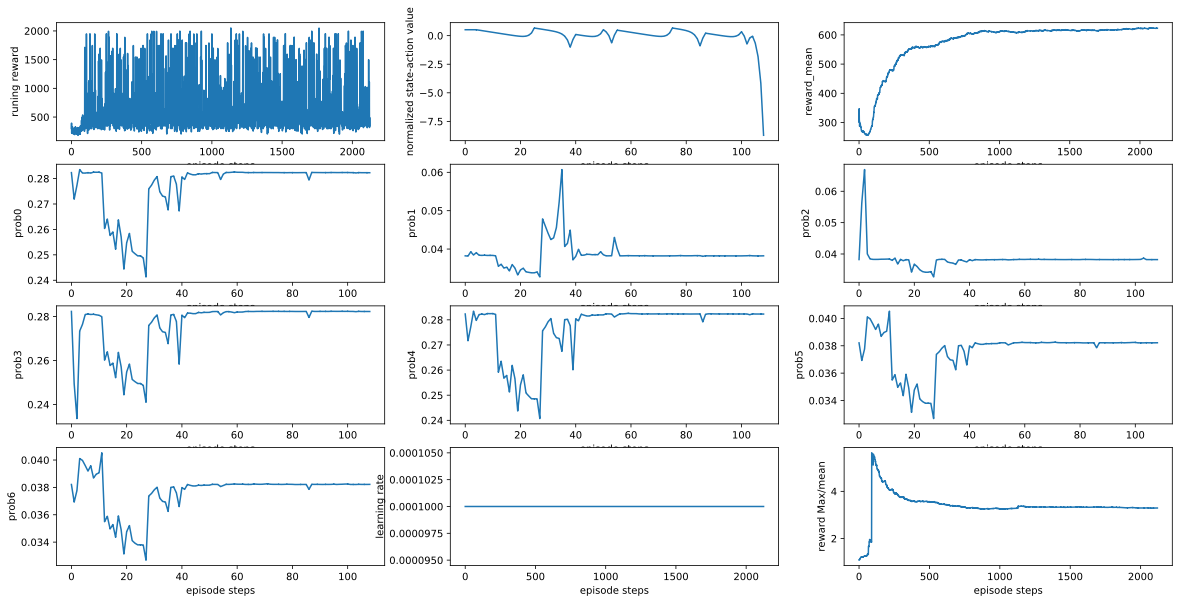

Generate this figure with Python:
#!/usr/bin/env python3
# -*- coding: utf-8 -*-
"""
Created on Thu Mar  7 21:10:19 2019

@author: spikezz
"""


import tensorflow as tf
import sys, pygame, math
import player,maps,tracks,camera,traffic_cone , path
import canvas as cv
import calculation as cal
import numpy as np
import matplotlib.pyplot as plt
import os
import shutil
from loader import load_image
from pygame.locals import *
from tensorflow.python import pywrap_tensorflow

np.random.seed(1)
tf.set_random_seed(1)



#initial stuff
pygame.init()
screen = pygame.display.set_mode((1360,768),0)
pygame.display.set_caption('Karat Simulation')
font = pygame.font.Font(None, 40)
#initial stuff

##black background for render when car is out of map 
background = pygame.Surface(screen.get_size())
background = background.convert_alpha()
background.fill((1, 1, 1))
##black background for render when car is out of map 

##the transparent canvas for drawing the necessary geometric relationship.The Zero point is at (cam.x,cam.y)
canvas = pygame.Surface(screen.get_size(),SRCALPHA ,32)
canvas = canvas.convert_alpha()
canvas.set_alpha(0)
##the transparent canvas for drawing the necessary geometric relationship.The Zero point is at (cam.x,cam.y)

#testcode for shell
#CENTER_X = 800
#CENTER_Y = 450

##find the center of screen
CENTER_X =  float(pygame.display.Info().current_w /2)
CENTER_Y =  float(pygame.display.Info().current_h /2)
CENTER=(CENTER_X,CENTER_Y)
##find the center of screen

##constant of path
half_path_wide=80
##constant of path

##create some objects
clock = pygame.time.Clock()
car = player.Player()
cam = camera.Camera()
##create some objects

##create the spriteGroup contains objects
list_cone_yellow=[]
list_cone_blue=[]
list_path_point=[]
map_s= pygame.sprite.Group()
player_s= pygame.sprite.Group()
tracks_s= pygame.sprite.Group()
cone_s  = pygame.sprite.Group()
path_s  = pygame.sprite.Group()
cone_h  = pygame.sprite.Group()
##create the spriteGroup contains objects

##tracks  initalize. tracks are points left  while driving
tracks.initialize()
cam.set_pos(car.x, car.y)
##tracks  initalize. tracks are points left  while driving

##add objects
#car
player_s.add(car)
#car
#cone
coneb=traffic_cone.cone(CENTER[0],CENTER[1]-half_path_wide,-1,car.x,car.y)
coney=traffic_cone.cone(CENTER[0],CENTER[1]+half_path_wide,1,car.x,car.y)
#coneback=traffic_cone.cone(CENTER[0]+half_path_wide/2,CENTER[1],-1,car.x,car.y)
coneback=None
cone_s.add(coneb)
cone_s.add(coney)
#cone_h.add(coneback)
list_cone_blue.append(coneb)
list_cone_yellow.append(coney)
#cone
#middle point
startpoint=path.path(CENTER[0],CENTER[1],car.x,car.y)
path_s.add(startpoint)
list_path_point.append(startpoint)
#middle point
##add objects

##set orientation
car.set_start_direction(90)
#the turning angle of the wheel 
angle=0
#the turning angle of the wheel  
#saved angle
angle_old=0
#saved angle
##set orientation

###initial Model of the car
##specification of the car
half_Max_angle=45
half_middle_axis_length=20
half_horizontal_axis_length=17
radius_of_wheel=10
el_length=500
##specification of the car
##action relevant
turing_speed=1.0
##action relevant
model=cv.initialize_model(CENTER,half_middle_axis_length,half_horizontal_axis_length,radius_of_wheel,el_length)
###initial Model of the car

##count/COUNT_FREQUENZ is the real time
episode_time=60
#every loop +1 for timer
count=0
#every loop +1 for timer
#FPS Frame(loop times) per second
COUNT_FREQUENZ=500
#FPS Frame(loop times) per second
#switch for timer
start_timer=False
#switch for timer
##count/COUNT_FREQUENZ is the real time

##map picture size
FULL_TILE = 1000
##map picture size

##offset of the start position of the car
xc0=car.x
yc0=car.y
##offset of the start position of the car

##the old (initial) position for speed measurements
x_old=car.x
y_old=car.y
##the old (initial) position for speed measurements

##read the maps and draw
for tile_num in range (0, len(maps.map_tile)):

    #add submap idx to array
    maps.map_files.append(load_image(maps.map_tile[tile_num],False))
    #add submap idx to array
    
for x in range (0,7):
    
    for y in range (0, 20):
        
        #add submap to mapgroup
        map_s.add(maps.Map(maps.map_1[x][y], x * FULL_TILE, y * FULL_TILE))
        #add submap to mapgroup
##read the maps and draw
       
##collision detection
collide=False
collide_finish=False
##collision detection   

##constant for cone
#cone_x=CENTER[0]
#cone_y=CENTER[1]
#position_sensor=[0,0]
#index
i=0
#index
#counter of yellow cone
p=0
#counter of yellow cone
#counter of blue cone
q=0#blue
#counter of blue cone
#Projection of point on the canvas of lidar data from blue cone
draw_blue_cone=[]
#Projection of point on the canvas of lidar data from blue cone
#Projection of point on the canvas of lidar data from yellow cone
draw_yellow_cone=[]
#Projection of point on the canvas of lidar data from yellow cone
#absolute value of distance from yellow cone
dis_yellow=[]
#absolute value of distance from yellow cone
#absolute value of distance from blue cone
dis_blue=[]
#absolute value of distance from blue cone
#absolute value of distance from back cone
#dis_back=0
#absolute value of distance from back cone
#input data form of RL algorithm of blue cone
vektor_blue=[]
#input data form of RL algorithm of blue cone
#input data form of RL algorithm of yellow cone
vektor_yellow=[]
#input data form of RL algorithm of yellow cone
#sum of square of blue cone
dis_blue_sqr_sum=0
#sum of square of blue cone
#sum of square of yellow cone
dis_yellow_sqr_sum=0
#sum of square of yellow cone
#positive deviation
#diff_sum_yb=0
#positive deviation
##constant for cone

##initial draw element
draw_blue_cone.append([0,0])
draw_yellow_cone.append([0,0])
dis_blue.append(0)
dis_yellow.append(0)
vektor_blue.append([0,0])
vektor_yellow.append([0,0])
##initial draw element

##constant for path
#index
j=0
#index
#temporary path coordinate for mouse and auto path build
path_x=0
path_y=0
#temporary path coordinate for mouse and auto path build
path_mirror=1
ctrl_pressed=False
#lidar effective distance
dis_path=0
#lidar effective distance
#temporary last path milestone
last_point=[startpoint.x,startpoint.y]
#temporary last path milestone
#path milestone
draw_path=[]
#path milestone
draw_path.append([0,0])#init
#find 2 path point
path_close_1=[0,0]
path_close_2=[0,0]
yellow_cone_close_1=[0,0]
yellow_cone_close_2=[0,0]
blue_cone_close_1=[0,0]
blue_cone_close_2=[0,0]
sin_projection_yellow=0
sin_projection_blue=0
#dis_close_path_1=0
#dis_close_path_2=0
dis_between_path=0
dis_between_yellow_cone=0
dis_between_blue_cone=0
dis_close_path_temp=0
base_path_mileage=0
tag=0
tag_2=1
path_tag=[]
path_tag_2=[]
ta=0
ta_2=0
projection=[0,0]
debug=False
swich_cal_projection=True
#find 2 path point

##constant for path

##constant for lidar
#number of sensored blue cone
k=0
#number of sensored blue cone
#number of sensored yellow cone
l=0
#number of sensored yellow cone
#range of lidar
bound_lidar=CENTER[0]*2/5
#range of lidar
##constant for lidar

##temporary state to form all the inputs
state=[[],[],0,[],0]
##temporary state to form all the inputs

##konstant of RL
#numer of completed process
ep_total=0
#numer of completed process
#switch of the summary
summary=False
#switch of the summary
#episode after max reward updated
ep_lr=0
#episode after max reward updated
#weight for the speed in reward
speed_faktor=10
#weight for the speed in reward
#speed_faktor_enhance=1
#angle_faktor_enhance=1
#weight for the distance in reward
distance_faktor=0
#weight for the distance in reward
#minimum distance before impact
safty_distance_impact=50
#minimum distance before impact
#minimum distance before turning
safty_distance_turning=65
punish_turning=False
idx_punish=0
punished_reward=0
punish_batch_size=3
#minimum distance before turning
#distance which means impact
collision_distance=40
#distance which means impact
#total moved distance
distance=0
#total moved distance
#total moved distance on middle line
distance_projection=0
distance_projection_old=0
speed_projection=0
v_distance_projection=0
#total moved distance on middle line
#distance every episode
distance_set=[]
#distance every episode
#reward of the current state and action
reward=1
#reward of the current state and action
#temporary reward of the whole episode 
reward_sum=0
#temporary reward of the whole episode 
#average whole episode reward of the whole training  process
reward_mean=[]
#average whole episode reward of the whole training  process
#set of runing reward
rr=[]
#set of runing reward
#index of runing reward set
rr_idx=0
#index of runing reward set
#reward of the whole episode 
running_reward =0
#reward of the whole episode 
#max running reward until now
running_reward_max=0
#max running reward until now
#ratio of the max max running reward and the average running reward.1 is the goal
reward_mean_max_rate=[]
#ratio of the max max running reward and the average running reward.1 is the goal
#vt=0
#learning start
start_action=False
#learning start
#Rendering start
Render=True
#Rendering star
# learning rate for actor
LR_A = 1e-6
# learning rate for actor
# learning rate for critic
LR_C = 1e-6
# learning rate for critic
# reward discount
rd = 0.9
# reward discount
#after this learning number of main net update the target net of actor
REPLACE_ITER_A = 2048
#after this learning number of main net update the target net of actor
#after this learning number of main net update the target net of Critic
REPLACE_ITER_C = 2048
#after this learning number of main net update the target net of Critic
#occupied memory
MEMORY_CAPACITY = 131072
#occupied memory
#size of memory slice
BATCH_SIZE =128
#size of memory slice
#minimal exploration wide of action
VAR_MIN_updated = 0.01
VAR_MIN = 0.1
#minimal exploration wide of action
#initial exploration wide of action
var1 = 1
var2 = 1
#var1 = 0.1
#var2 = 0.1
#initial exploration wide of action
#dimension of action
ACTION_DIM = 2
#dimension of action
#action boundary
ACTION_BOUND0 = np.array([-0.5,0.5])
ACTION_BOUND1 = np.array([-45,45])
#action boundary
#action boundary a[0]*ACTION_BOUND[0],a[1]*ACTION_BOUND[1]
ACTION_BOUND=np.array([0.5,5])
#action boundary a[0]*ACTION_BOUND[0],a[1]*ACTION_BOUND[1]
#max reward reset
max_reward_reset=0
#max reward reset
#set of manual changed learning rate 
lr_set=[]
#set of manual changed learning rate 
#dimension of inputs for RL Agent

#dimension of inputs for RL Agent
#inputs state of RL Agent

#inputs state of RL Agent
#copy the state

#copy the state

##konstant of RL
#
path_man=[]
corner=[]
corner.append(32)
corner.append(36)
corner.append(41)
corner.append(43)
corner.append(44)
corner.append(45)
corner.append(46)
corner.append(47)
corner.append(48)
corner.append(49)
corner.append(54)
for t in range (1,corner[0]):
    path_man.append([CENTER[0]-49*t,path_mirror*(CENTER[1]-3*t)])

for t in range (1,5):
    path_man.append([path_man[corner[0]-2][0]-49.74*t,path_mirror*(path_man[corner[0]-2][1]-5*t)])
    
for t in range (1,6):
    path_man.append([path_man[corner[1]-2][0]-49*t,path_mirror*(path_man[corner[1]-2][1]-10*t)])

for t in range (1,3):
    path_man.append([path_man[corner[2]-2][0]-45.82*t,path_mirror*(path_man[corner[2]-2][1]-20*t)])

path_man.append([path_man[corner[3]-2][0]-40,path_mirror*(path_man[corner[3]-2][1]-30)])
path_man.append([path_man[corner[4]-2][0]-31,path_mirror*(path_man[corner[4]-2][1]-39.23)])
path_man.append([path_man[corner[5]-2][0]-19.6,path_mirror*(path_man[corner[5]-2][1]-46)])
path_man.append([path_man[corner[6]-2][0]+15,path_mirror*(path_man[corner[6]-2][1]-47.7)])
path_man.append([path_man[corner[7]-2][0]+30,path_mirror*(path_man[corner[7]-2][1]-40)])
path_man.append([path_man[corner[8]-2][0]+35,path_mirror*(path_man[corner[8]-2][1]-35.71)])
for t in range (1,6):
    path_man.append([path_man[corner[9]-2][0]+43.5*t,path_mirror*(path_man[corner[9]-2][1]-24.65*t)])
    
for t in range (1,23):
    path_man.append([path_man[corner[10]-2][0]+47.37*t,path_mirror*(path_man[corner[10]-2][1]-16*t)])
    
coneback=traffic_cone.cone(path_man[corner[10]-2][0]+47.37*18,path_mirror*(path_man[corner[10]-2][1]-16*18),1,car.x,car.y)
cone_h.add(coneback)
#for t in range (1,5):
    #path_man.append([path_man[8][0]-50*t,path_man[8][1]+10*math.sqrt(t)])

#path_man.append([path_man[30][0]-48.29,path_man[30][1]-12.94])
#path_man.append([path_man[31][0]-25*math.sqrt(3),path_man[31][1]-25])
    
# =============================================================================
# coneb_back=traffic_cone.cone(CENTER[0]+100,CENTER[1]-20,-1,car.x,car.y)
# coney_back=traffic_cone.cone(CENTER[0]+100,CENTER[1]+20,1,car.x,car.y)
# 
# cone_s.add(coneb_back)
# cone_s.add(coney_back)
# 
# list_cone_blue.append(coneb_back)
# list_cone_yellow.append(coney_back)
# 
# draw_yellow_cone.append([0,0])
# dis_yellow.append(0)
# vektor_yellow.append([0,0])
# p=p+1
# 
# draw_blue_cone.append([0,0])
# dis_blue.append(0)
# vektor_blue.append([0,0])
# q=q+1
# =============================================================================


    
for pa in path_man:
    path_x=pa[0]
    path_y=pa[1]
     
    path_new=path.path(path_x,path_y,car.x,car.y)
    list_path_point.append(path_new)  
    path_s.add(path_new)  
     
     
     
    line=[last_point,[path_new.x,path_new.y]]
     
    cone_x, cone_y = cal.calculate_t(line,1,half_path_wide,car.x,car.y)
    cone_new=traffic_cone.cone(cone_x,cone_y,1,car.x,car.y)
    list_cone_yellow.append(cone_new)
    cone_s.add(cone_new)
     
    draw_yellow_cone.append([0,0])
    dis_yellow.append(0)
    vektor_yellow.append([0,0])
    p=p+1
    
    cone_x, cone_y = cal.calculate_t(line,-1,half_path_wide,car.x,car.y)
    cone_new=traffic_cone.cone(cone_x,cone_y,-1,car.x,car.y)
    list_cone_blue.append(cone_new)
    cone_s.add(cone_new)
   
    draw_blue_cone.append([0,0])
    dis_blue.append(0)
    vektor_blue.append([0,0])
    q=q+1

    
    last_point=[path_x+car.x,path_y+car.y]
    draw_path.append([0,0])
    j=j+1
# =============================================================================
##
        
while True:


    #show1=len(list_cone_yellow)
    ##key event continually
    
    
    keys = pygame.key.get_pressed()
    

    if keys[K_1]:

        angle=half_Max_angle
        
    if keys[K_2]:
  
        angle=30
        
    if keys[K_3]:
       
        angle=15    
        
    if keys[K_4]:

        angle=2.3
    
    if keys[K_6]:
        
        angle=0  
        
    if keys[K_5]:
        
        car.speed=10
        
    if keys[K_7]:

        angle=-2.3
        
    if keys[K_8]:
  
        angle=-15
        
    if keys[K_9]:
     
        angle=-30   
        
    if keys[K_0]:
      
        angle=-half_Max_angle
        
    if keys[K_LEFT]:
        
        turing_speed=1
        
        if angle<0:
            
            angle=-1
            
        if angle<half_Max_angle+1:
            
            angle=angle+turing_speed

        #if angle==0:
           
    if keys[K_RIGHT]:
        
        turing_speed=-1
        
        if angle>0:
            
            angle=1
        
        if angle>-half_Max_angle-1:
            
            angle=angle+turing_speed
   
        #if angle==0:
           
    if keys[K_UP]:
        
        car.accelerate(car.acceleration)
        

        
    if keys[K_DOWN]:
        
        car.deaccelerate()
        
    if keys[K_BACKSPACE]:
        
        car.speed=0
    
    if keys[K_LCTRL] : 
        
        ctrl_pressed=True
        
        if pygame.mouse.get_pressed()==(True,False,False):
            
            path_x, path_y = pygame.mouse.get_pos()
            dis_path=cal.calculate_r((path_x+car.x,path_y+car.y),last_point)
            
            if dis_path>50:
                #pass
                
                path_new=path.path(path_x,path_y,car.x,car.y)
                list_path_point.append(path_new)  
                path_s.add(path_new)  
                
                line=[last_point,[path_new.x,path_new.y]]
                
                cone_x, cone_y = cal.calculate_t(line,1,half_path_wide,car.x,car.y)
                cone_new=traffic_cone.cone(cone_x,cone_y,1,car.x,car.y)
                list_cone_yellow.append(cone_new)
                cone_s.add(cone_new)
                
                draw_yellow_cone.append([0,0])
                dis_yellow.append(0)
                vektor_yellow.append([0,0])
                p=p+1
                
                cone_x, cone_y = cal.calculate_t(line,-1,half_path_wide,car.x,car.y)
                cone_new=traffic_cone.cone(cone_x,cone_y,-1,car.x,car.y)
                list_cone_blue.append(cone_new)
                cone_s.add(cone_new)
               
                draw_blue_cone.append([0,0])
                dis_blue.append(0)
                vektor_blue.append([0,0])
                q=q+1
                
                last_point=[path_x+car.x,path_y+car.y]
                draw_path.append([0,0])
                j=j+1
    else:
        
        ctrl_pressed=False
            
    ##system event
    for event in pygame.event.get():
#            print(event)
        # quit for windows
        if event.type == QUIT:
                    
            pygame.quit()
            
            sys.exit()

                        
        if event.type == KEYDOWN :
            
            # quit for esc key
#                if event.key == K_ESCAPE:  
#                                
#                    pygame.quit()
#                    
#                    sys.exit()
                
            #timer
            if event.unicode == ' ':  
                
                if start_timer==False: 
                    
                    start_timer=True
                    
                else: 
                    
                    start_timer=False
                    
            if event.unicode == '\r':
                
                start_action=True
                
                
            if event.unicode == '\x08':
                
                car.reset()
                car.set_start_direction(90)
            
            if event.unicode == 'r':
                
                if  Render==False: 
                    
                    Render=True
                    
                else: 
                    
                    Render=False
                
            if event.key == K_e:
                
                #ep_lr=0
                max_reward_reset=max_reward_reset+1
                
            if event.unicode == 'd':
                
                if  debug==False: 
                    
                    debug=True
                    
                else: 
                    
                    debug=False

#                if event.unicode == 'd':
#                    pass
##                    lr=lr/10
##                    RL.learning_rate=lr
##                    print("max lr:",lr)
#
#                if event.unicode == 'm':
#                    pass
##                    lr=lr*10
##                    RL.learning_rate=lr
##                    print("max lr:",lr)
#                
            if event.unicode == 'o':

                episode_time=episode_time+0.1
                print("episode_time:",episode_time)
            
            if event.unicode == 'p':

                episode_time=episode_time-0.1
                print("episode_time:",episode_time)
                
#                if event.key == K_t:
#                    pass
#
#                    #if os.path.isdir(path): shutil.rmtree(path)
#                    #os.mkdir(path)
#                    #ckpt_path = os.path.join('./'+MODE[n_model], 'DDPG.ckpt')
#                    #save_path = saver.save(sess, ckpt_path, write_meta_graph=False)
#                    #print("\nSave Model %s\n" % save_path)
#                                        
#
#                    
        if event.type == KEYUP :    
            
            if event.key == K_LEFT or event.key == K_RIGHT:
                
                angle=0

                
        if event.type == MOUSEBUTTONDOWN and ctrl_pressed==False:
            

                
            if pygame.mouse.get_pressed()==(True,False,False):
                
                cone_x, cone_y = pygame.mouse.get_pos()
                cone_new=traffic_cone.cone(cone_x,cone_y,1,car.x,car.y)
                list_cone_yellow.append(cone_new)
                cone_s.add(cone_new)
                
                draw_yellow_cone.append([0,0])
                dis_yellow.append(0)
                vektor_yellow.append([0,0])
                p=p+1
                
            elif pygame.mouse.get_pressed()==(False,False,True) :
                
                cone_x, cone_y = pygame.mouse.get_pos()
                cone_new=traffic_cone.cone(cone_x,cone_y,-1,car.x,car.y)
                list_cone_blue.append(cone_new)
                cone_s.add(cone_new)
               
                draw_blue_cone.append([0,0])
                dis_blue.append(0)
                vektor_blue.append([0,0])
                q=q+1
                
    ##system event
# =============================================================================
#     if keys[K_DELETE]:
#         
#         cone_s.empty()
#         list_cone_blue=[]
#         list_cone_yellow=[]
# =============================================================================
    ##key event 

                
        
# =============================================================================
#             if action[1]> angle+var:
# 
#                 angle=angle+car.steering
#                 
#             if action[1]< angle-var:
# 
#                 angle=angle-car.steering
# =============================================================================
        #print("angle:",angle)
        #print("action[1]:",action[1])

    ##reward
    
    distance=distance+car.speed
    #reward=speed_faktor*car.speed
        
    car.soften()
    #camera position reset
    cam.set_pos(car.x, car.y)
    
    
    #speed calculation for center of the car
#        speed=math.sqrt(pow(car.x-x_old,2)+pow(car.y-y_old,2))/(1/COUNT_FREQUENZ)#pixel/s
    speed=math.sqrt(pow(car.x-x_old,2)+pow(car.y-y_old,2))
#        print("speed",speed)
    #update the old position
    x_old=car.x
    y_old=car.y
    
    ##
    
        
    #postion_sensor=[(model[7][0][0]-CENTER[0]+car.x),(model[7][0][1]-CENTER[1]+car.y)]
    ##
       
    ##text setting
    
    text_fps = font.render('FPS: ' + str(int(clock.get_fps())), 1, (0, 0, 102))
    textpos_fps = text_fps.get_rect(centery=25, left=20)
    
    #print("FPS:",clock.get_fps())
    
    text_timer = font.render('Timer: ' + str(round(float(count/COUNT_FREQUENZ),2)) +'s', 1, (0, 0, 102))
    textpos_timer = text_timer.get_rect(centery=65, left=20)
     
    text_loop = font.render('Loop: ' + str(int(clock.get_time())) +'ms', 1, (0, 0, 102))
    textpos_loop = text_loop.get_rect(centery=105, left=20)
    
    text_pos= font.render('POS: ' + '( '+str(round(float(car.x-xc0),2))+' , '+str(round(float(car.y-yc0),2))+' )', 1, (0, 0, 102))   
    textpos_pos = text_pos.get_rect(centery=145, left=20)
    
    text_posr= font.render('POS_RAW: ' +  '( '+str(round(float(car.x),2))+' , '+str(round(float(car.y),2))+' )', 1, (0, 0, 102))   
    textpos_posr = text_posr.get_rect(centery=185, left=20)
    
    text_dir= font.render('Direction: ' + str(round(float(car.dir),2)), 1, (0, 0, 102))   
    textpos_dir = text_dir.get_rect(centery=225, left=20)
    
    text_speed= font.render('speed: ' + str(round(float(speed),2))+'pixel/s'+'|'+str(round(float(car.speed),2))+'pixel/loop', 1, (0, 0, 102))   
    textpos_speed = text_speed.get_rect(centery=265, left=20)
    
    text_colour= font.render('colour: ' + str(round(screen.get_at(((int(CENTER[0]-50), int(CENTER[1]-50)))).g,2)), 1, (0, 0, 102))   
    textpos_colour = text_colour.get_rect(centery=305, left=20)
    
#        text_posr= font.render('POS_RAW: ' +  '( '+str(round(float(car.x),2))+' , '+str(round(float(car.y),2))+' )', 1, (0, 0, 102))   
#        textpos_posr = text_posr.get_rect(centery=345, left=20)
    #text_dis_yellow= font.render('distance to yellow cone: ' + str(round(float(dis_yellow[0]),2)), 1, (0, 0, 102))   
    #textpos_dis_yellow = text_dis_yellow.get_rect(centery=345, left=20)
    
    #text_dis_blue= font.render('distance to blue cone: ' + str(round(float(dis_blue[0]),2)), 1, (0, 0, 102))   
    #textpos_dis_blue =text_dis_blue.get_rect(centery=385, left=20)
    
    
    
    
    ##text setting
    
    
    #model of car
    #35*41 rect
    #middle axis 40
    #axis 35
    #wheel 20
    
    #angle signal give to the object car
    
    if start_action==True:
        
        start_timer=True
        
    car.wheelangle=angle
    model=cv.turning(model,angle,CENTER,half_middle_axis_length,half_horizontal_axis_length,radius_of_wheel,el_length)

    
    if angle>0 :
    
        car.rrl=model[19]
        car.steerleft()
        #vektor_speed=[car.speed*,car.speed*]
       
    elif angle<0  :

        car.rrr=model[21]
        car.steerright()
    

    model=cv.rotate(model,CENTER,car.dir)
    
    dis_close_yellow_cone_1=1000
    
    for i in range (0, p+1):
        
        dis_yellow[i]=cal.calculate_r((car.x,car.y),(list_cone_yellow[i].x-model[7][0][0],list_cone_yellow[i].y-model[7][0][1]))
        draw_yellow_cone[i]=[list_cone_yellow[i].x-cam.x,list_cone_yellow[i].y-cam.y]
        
        if dis_yellow[i]<dis_close_yellow_cone_1:
            
            yellow_cone_close_1=draw_yellow_cone[i]
            dis_close_yellow_cone_1=dis_yellow[i]

    
    dis_close_yellow_cone_2=1000
    
    for i in range (0, p+1):
        
        if dis_yellow[i]<dis_close_yellow_cone_2 and dis_yellow[i]>dis_close_yellow_cone_1:
            yellow_cone_close_2=draw_yellow_cone[i]
            dis_close_yellow_cone_2=dis_yellow[i]
    
    dis_between_yellow_cone=cal.calculate_r(yellow_cone_close_1,yellow_cone_close_2)
    
    sin_projection_yellow=cal.calculate_projection(True,dis_close_yellow_cone_1,dis_close_yellow_cone_2,dis_between_yellow_cone)[1]
#        print("sin_projection_yellow:",sin_projection_yellow)
    
    if dis_between_yellow_cone<20:
        sin_projection_yellow=dis_close_yellow_cone_1
#            print("broke",dis_between_yellow_cone)
        
    dis_close_blue_cone_1=1000
    
    for i in range (0, q+1):
        
        dis_blue[i]=cal.calculate_r((list_cone_blue[i].x-model[7][0][0],list_cone_blue[i].y-model[7][0][1]),(car.x,car.y))
        draw_blue_cone[i]=[list_cone_blue[i].x-cam.x,list_cone_blue[i].y-cam.y]         
        if dis_blue[i]<dis_close_blue_cone_1:
            
            blue_cone_close_1=draw_blue_cone[i]
            dis_close_blue_cone_1=dis_blue[i]

    
    dis_close_blue_cone_2=1000
    
    for i in range (0, q+1):
        
        if dis_blue[i]<dis_close_blue_cone_2 and dis_blue[i]>dis_close_blue_cone_1:
            blue_cone_close_2=draw_blue_cone[i]
            dis_close_blue_cone_2=dis_blue[i]
            
    dis_between_blue_cone=cal.calculate_r(blue_cone_close_1,blue_cone_close_2)
    
    sin_projection_blue=cal.calculate_projection(True,dis_close_blue_cone_1,dis_close_blue_cone_2,dis_between_blue_cone)[1]
#        print("sin_projection_blue:",sin_projection_blue)
    
    if dis_between_blue_cone<20:
        
        sin_projection_blue=dis_close_blue_cone_1
#            print("broke",dis_between_blue_cone)
        
    for i in range (0, j+1):
        
        draw_path[i]=[list_path_point[i].x-cam.x,list_path_point[i].y-cam.y]
   
    dis_close_path_1=1000
    
    for i in range (0, j+1):
        
        dis_close_path_temp=cal.calculate_r((list_path_point[i].x-model[7][0][0],list_path_point[i].y-model[7][0][1]),(car.x,car.y))
        
        if dis_close_path_temp<dis_close_path_1:
            path_close_1=draw_path[i]
            dis_close_path_1=dis_close_path_temp
            tag=i
        
    dis_close_path_2=1000
   
    for i in range (0, j+1):
        
        dis_close_path_temp=cal.calculate_r((list_path_point[i].x-model[7][0][0],list_path_point[i].y-model[7][0][1]),(car.x,car.y))

        if dis_close_path_temp<dis_close_path_2 and dis_close_path_temp>dis_close_path_1:
            path_close_2=draw_path[i]
            dis_close_path_2=dis_close_path_temp
            tag_2=i
    #init             
    if path_tag==[]:
        
        path_close_1=draw_path[0]
        path_tag.append(tag)

    #init         
            
    if path_tag_2==[]:
        
        path_close_2=draw_path[1]
        path_tag_2.append(tag_2)
        
    dis_between_path=cal.calculate_r(path_close_1,path_close_2)
    
    
        
    if tag!=path_tag[ta]:
        
        path_tag.append(tag)
        ta=ta+1
        swich_cal_projection=False
#            print("ta",ta) 

    if tag_2!=path_tag_2[ta_2]:
        
        path_tag_2.append(tag_2)
        if tag_2>path_tag_2[ta_2]:
            swich_cal_projection=True 
            base_path_mileage=dis_between_path*ta
            
        ta_2=ta_2+1
        
    elif count==0:
        
        base_path_mileage=0

#        print("dis_between_path",dis_between_path)
    projection=cal.calculate_projection(swich_cal_projection,dis_close_path_1,dis_close_path_2,dis_between_path)
    projektion=[0,0]

    distance_projection=base_path_mileage+projection[0]
    v_distance_projection=projection[1]
#        print("count:",count)
    if count==0:
        
        distance_projection_old=distance_projection

    speed_projection=distance_projection-distance_projection_old

    if speed_projection>car.maxspeed:
#            print("speed_projection:",speed_projection)
        speed_projection=car.maxspeed

        
    if speed_projection<0:
        
        speed_projection=-speed_projection

    distance_projection_old=distance_projection

    if coneback:
        
        dis_back=cal.calculate_r((car.x,car.y),(coneback.x-model[7][0][0],coneback.y-model[7][0][1]))

    ##draw background
    if Render==True:
        
        screen.blit(background, (0,0))
    ##
    
    
    ##update map
    map_s.update(cam.x, cam.y)
    if Render==True:
        map_s.draw(screen)
    ##update map
    
    ##draw cones
    cone_s.update(cam.x, cam.y)
    cone_h.update(cam.x, cam.y)
    if Render==True:
        cone_s.draw(screen)
        cone_h.draw(screen)
    ##draw cones
    
    ##draw path point
    path_s.update(cam.x,cam.y)
    if Render==True:
        
        path_s.draw(screen)
    
    
    ##draw path point
    
    ##determine the center of the car moving circle in the coordinate of the sprite layer,connection between surface canvas and sprite layer
    car.rpl=(model[18][0][0]-CENTER[0]+car.x,model[18][0][1]-CENTER[1]+car.y)
    car.rpr=(model[20][0][0]-CENTER[0]+car.x,model[20][0][1]-CENTER[1]+car.y)
    ##determine the center of the car moving circle in the coordinate of the sprite layer,connection between surface canvas and sprite layer
  
    

    
    
    ##
    for i in range (0, q+1):
        
        vektor_blue[i]=cv.input_vektor_position(model,draw_blue_cone[i],CENTER,car.dir)
    
    for i in range (0, p+1):
        
        vektor_yellow[i]=cv.input_vektor_position(model,draw_yellow_cone[i],CENTER,car.dir)

    vektor_speed=[car.speed*math.cos(math.radians(270-angle)),car.speed*math.sin(math.radians(270-angle))]
#        print("vektor_speed",vektor_speed)
    ##
    
    
    ##
    text_episode_time= font.render('episode_time: ' +str(round(float(episode_time),2)), 1, (0, 0, 102))   
    text_pos_episode_time = text_episode_time.get_rect(centery=425, left=20)
    
    text_blue= font.render('vektor_blue: '+ '( ' + str(round(float(vektor_blue[0][0]),2))+' , '+str(round(float(vektor_blue[0][1]),2))+' )', 1, (0, 0, 102))   
    textpos_blue = text_blue.get_rect(centery=465, left=20)
    
    text_speed_v= font.render('vektor_speed: ' +  '( ' + str(round(float(vektor_speed[0]),2))+' , '+str(round(float(vektor_speed[1]),2))+' )', 1, (0, 0, 102))   
    textpos_speed_v = text_speed_v.get_rect(centery=505, left=20)
    ##
    
    
    #anything want to show
    text_show1= font.render('distance: ' + str(round(float(distance),2)), 1, (0, 0, 102))   
    textpos_show1 = text_dir.get_rect(centery=545, left=20)
    
    text_show2= font.render('reward: ' + str(round(float(running_reward),2)), 1, (0, 0, 102))   
    textpos_show2 = text_dir.get_rect(centery=585, left=20)
    #anything want to show
    
    
    
    ##
    player_s.update(cam.x, cam.y)
    if Render==True:
        
        player_s.draw(screen)
    ##
    
    
    ##
    tracks_s.add(tracks.Track(cam.x + CENTER[0] , cam.y + CENTER[1], car.dir))
    tracks_s.update(cam.x, cam.y)
    if Render==True:
        
        tracks_s.draw(screen)
    ##
    
    
    ##
    canvas.fill((255, 255, 255,0))
    ##
    
    ##draw lines to find center of the car2378.525163
    pygame.draw.line(canvas, (0,100,0), (100,CENTER[1]), (CENTER[0],CENTER[1]),2)
    pygame.draw.line(canvas, (0,100,0), (CENTER[0],100), (CENTER[0],CENTER[1]),2)
    ##draw lines to find center of the car
    
    
    ##draw model of the car
    pygame.draw.line(canvas, (255,255,255), model[0][0], model[1][0],4)
    pygame.draw.line(canvas, (255,255,255), model[2][0], model[3][0],4)#front wheel
    pygame.draw.line(canvas, (255,255,255), model[4][0], model[5][0],4)#front axis
    pygame.draw.line(canvas, (255,255,255), model[6][0], model[7][0],4)#middle axis
    pygame.draw.line(canvas, (255,255,255), model[10][0], model[11][0],4)
    pygame.draw.line(canvas, (255,255,255), model[12][0], model[13][0],4)#back wheel
    pygame.draw.line(canvas, (255,255,255), model[8][0], model[9][0],4)#back axis
    ##draw model of the car
       

    ##draw back axis extension
    pygame.draw.line(canvas, (255,255,102), model[16][0],model[17][0],2)
    ##draw back axis extension
    
    ##draw distance to cones
    #print("model[7][0]:",model[7][0])
    for i in range (0, q+1):
        
        if dis_blue[i]<bound_lidar:
            if draw_blue_cone[i]==blue_cone_close_1 or draw_blue_cone[i]==blue_cone_close_2:
                
                pygame.draw.line(canvas, (255,255,0), model[7][0],draw_blue_cone[i],5)
                
            else:
                
                pygame.draw.line(canvas, (0,255,255), model[7][0],draw_blue_cone[i],2)
    
    for i in range (0, p+1):
        
        if dis_yellow[i]<bound_lidar:
            
            if draw_yellow_cone[i]==yellow_cone_close_1 or draw_yellow_cone[i]==yellow_cone_close_2:
                
                pygame.draw.line(canvas, (0,255,255), model[7][0],draw_yellow_cone[i],5)
                
            else:  
                
                pygame.draw.line(canvas, (255,255,0), model[7][0],draw_yellow_cone[i],2)
    ##draw distance to cones
    pygame.draw.line(canvas, (0,255,255), yellow_cone_close_1,yellow_cone_close_2,5)
    pygame.draw.line(canvas, (255,255,0), blue_cone_close_1,blue_cone_close_2,5)
    
    ##draw path
    for i in range (1, j+1):
        
        pygame.draw.line(canvas, (0,255,0), draw_path[i-1],draw_path[i],2)
        
    ##draw path

    pygame.draw.line(canvas, (220,20,60), model[7][0],path_close_1,3)
    pygame.draw.line(canvas, (220,20,60), model[7][0],path_close_2,3)  
    ##draw front axis extension
    if angle >= 2.3 or angle==0:
        
        pygame.draw.line(canvas, (255,255,102), model[5][0],model[14][0],2)#frontwheel turing axis
   
    if angle <= -2.3 or angle==0:
        
        pygame.draw.line(canvas, (255,255,102), model[4][0],model[15][0],2)#frontwheel turing axis
    
    ##draw front axis extension
    
    
    ##draw  the circle which car moving along in canvas
    if  angle>0:
        pass
        #pygame.draw.arc(canvas, (255,255,102), (model[18][0][0]-model[19],model[18][0][1]-model[19],2*model[19],2*model[19]), 0, 360, 0)
    
    if  angle<0:
        pass
        #pygame.draw.arc(canvas, (255,255,102), (model[20][0][0]-model[21],model[20][0][1]-model[21],2*model[21],2*model[21]), 0, 360, 0)
    
    ##draw  the car moving circle in canvas
    
    
    ##show canvas
    if Render==True:
        
        screen.blit(canvas, (0,0))
    ##show canvas
    
    
    ##show text
    if Render==True:
        
        screen.blit(text_fps, textpos_fps)
        screen.blit(text_timer, textpos_timer)
        screen.blit(text_loop, textpos_loop)
        screen.blit(text_pos, textpos_pos)
        screen.blit(text_posr, textpos_posr)
        screen.blit(text_dir, textpos_dir)
        screen.blit(text_speed, textpos_speed)
        screen.blit(text_colour, textpos_colour)
        #screen.blit(text_dis_yellow, textpos_dis_yellow)
        #screen.blit(text_dis_blue, textpos_dis_blue)
        screen.blit(text_episode_time, text_pos_episode_time)
        screen.blit(text_blue, textpos_blue)
        screen.blit(text_speed_v, textpos_speed_v)
        screen.blit(text_show1, textpos_show1)
        screen.blit(text_show2, textpos_show2)
    ##show text
    
    
    ##start drawing
    
    #vektor_blue Within radar range
    vektor_blue_temp=[]
    #vektor_blue Within radar range
    #vektor_yellow Within radar range
    vektor_yellow_temp=[]
    #vektor_yellow Within radar range
#        for v in vektor_blue[i]
#        
    for i in range (0, q+1):
        
        if dis_blue[i]<bound_lidar:
            
            vektor_blue_temp.append(vektor_blue[i])
            dis_blue_sqr_sum=dis_blue_sqr_sum+pow(dis_blue[i],2)
            
    for i in range (0, p+1):
        
        if dis_yellow[i]<bound_lidar:
            
            vektor_yellow_temp.append(vektor_yellow[i])
            dis_yellow_sqr_sum=dis_yellow_sqr_sum+pow(dis_yellow[i],2)
            
            
    if start_timer==True:

        count=count+1
    ##timer 
    #reward=distance_faktor*distance
    if start_action==True:
            
            
#            print("reward",reward)
#            print("v_distance_projection:",reward/speed_projection-speed_faktor)
#            print("speed_projection",speed_projection)
#            print("old reward:",-speed_projection*20*(car.maxspeed/car.acceleration)/v_distance_projection)
        
        for i in range (0, q+1):
        
            if dis_blue[i]<collision_distance:
                
                collide=True
                
        for i in range (0, p+1):
        
            if dis_yellow[i]<collision_distance:
                
                collide=True
                
        if coneback:
            
            if dis_back<collision_distance*2:
                
                collide_finish=True

#            if punish_turning==True:
#                reward=-math.sqrt(reward**2)
#                idx_punish = M.pointer % M.capacity
#                punished_reward = M.read(idx_punish,punish_batch_size)[:, -input_dim - 1]
#                for t in range(0,len(punished_reward)):
#                    
#                    if punished_reward[t]>0:
#                        
#                        reward_sum=reward_sum-2*math.sqrt(punished_reward[t]**2)
#                        punished_reward[t]=punished_reward[t]-2*math.sqrt(punished_reward[t]**2)
##                print("punished_reward",punished_reward)
##                punished_reward =-2*car.maxspeed/punished_reward
##                print("punished_reward_new",punished_reward)
#                M.write(idx_punish,punish_batch_size,punished_reward)
#                punished_reward = M.read(idx_punish,punish_batch_size)[:, -input_dim - 1]
##                print("punished_reward_new",punished_reward)
#                punish_turning=False
##            print("idx_punish:",idx_punish)   
        reward_sum=reward_sum+reward
#            print("reward_sum:",reward_sum)    
        if collide==True or count/COUNT_FREQUENZ>episode_time or collide_finish==True: 
            
            if collide==True :
                
                reward=-pow(car.speed,4)

                
            car.impact()
            car.reset()
            car.set_start_direction(90)

            #print("neg_reward:",reward)
            reward_sum=reward_sum+reward
            running_reward=reward_sum
            #print("reward:",reward)
            #print("episode:",episode)
            
            print("FPS:",clock.get_fps())
            reward_sum=0
            dis_blue_sqr_sum=0
            dis_yellow_sqr_sum=0
            distance_set.append(distance)
            distance=0
            path_tag=[]
            path_tag_2=[]
            ta=0
            ta_2=0
            angle=0
            count=0
            collide=False
            collide_finish=False
            summary=True
#            print("reward:",reward)
        #RL.store_transition(observation, action, reward)
        
#            print("reward_sum:",reward_sum)
  
        observation_old=observation
    #print(episode)

    ##clock tick
    clock.tick_busy_loop(COUNT_FREQUENZ)
    ##clock tick
    
    ##update screen
    if Render==True:
        pygame.display.update()
    ##update screen